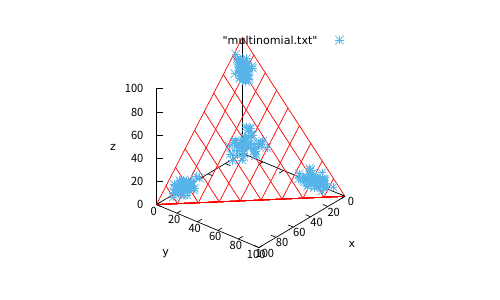

Reproduce this figure in gnuplot.
set yrange [0:100]
set xrange [0:100]
set zrange [0:100]
set view 60,130
set view equal xyz
set xlabel "x"
set ylabel "y"
set zlabel "z"
set parametric
set ticslevel 0
set samples 1000
splot  [0:100] [0:100] [0:100] u,v,100-u-v lc rgb "red" notitle, -u+100,u,0 lc rgb "red" notitle ,"multinomial.txt" 
set terminal pdf
set output "multinomial.pdf"
replot
